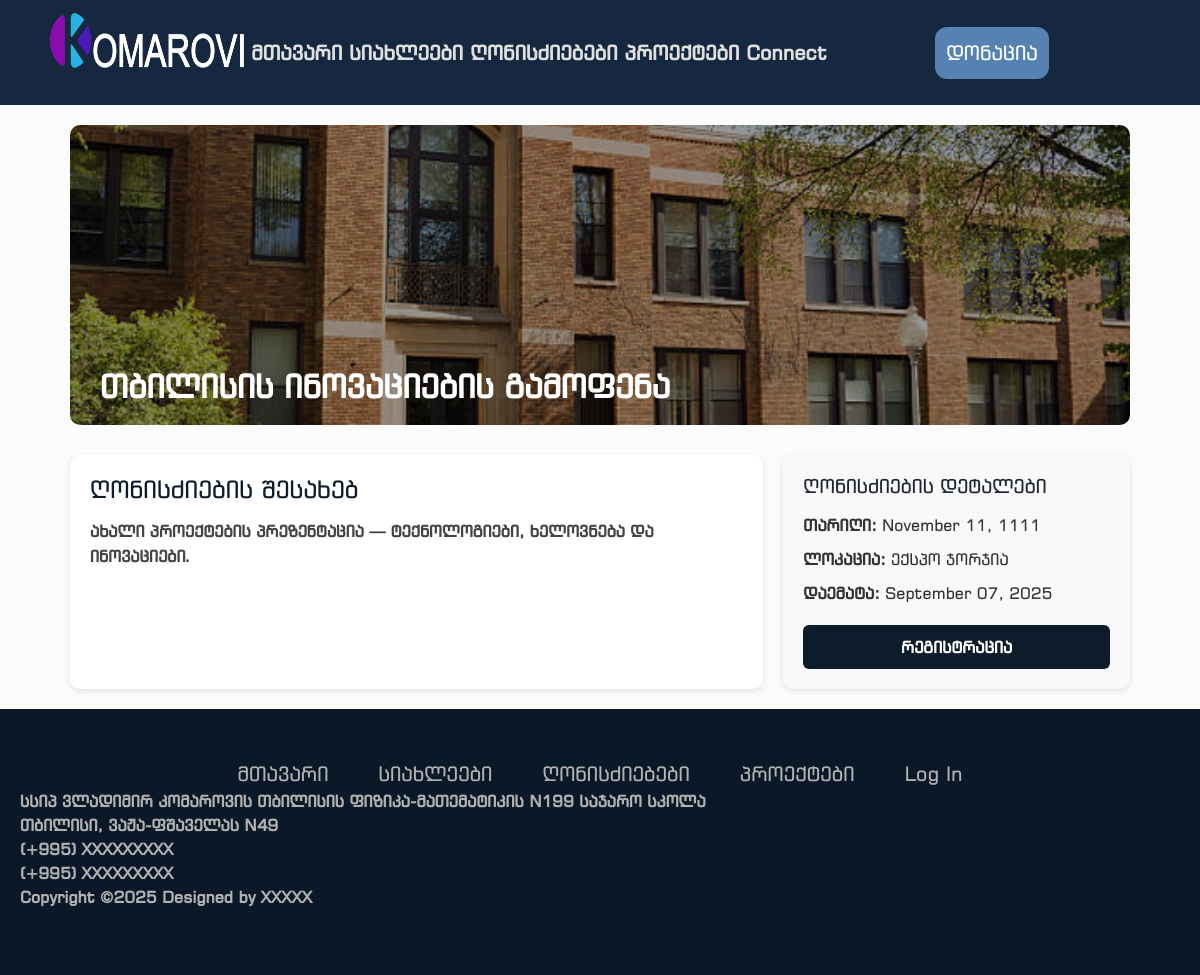
Page /events/9 on the committed database.
### models.py (models this page shows, shortened)
class Events(db.Model):
    id = db.Column(db.Integer, primary_key=True)
    title = db.Column(db.String(500), nullable=False)
    description = db.Column(db.Text)
    registration_link = db.Column(db.String(500))
    location = db.Column(db.String(500))
    image = db.Column(db.String(200))
    event_date = db.Column(db.DateTime)
    date_added = db.Column(db.DateTime, default=datetime.utcnow)

### routes.py (the view)
@app.route("/events/<int:id>")
def event(id):
    event = Events.query.get_or_404(id)
    return render_template('event.html', event=event)

### templates/event.html
{% extends "base.html" %} {% block head %}
<link
  rel="stylesheet"
  href="{{ url_for('static', filename='css/event.css') }}"
/>
{% endblock %} {% block content %}
<div class="event-page">
  {% if event.image %}
  <div class="event-banner">
    <img
      src="{{ url_for('static', filename='uploads/' + event.image) }}"
      alt="{{ event.title }}"
    />
    <div class="event-overlay">
      <h1 class="event-title">{{ event.title }}</h1>
    </div>
  </div>
  {% endif %}
  <div class="event-content">
    <div class="event-main">
      <h2>ღონისძიების შესახებ</h2>
      <p class="event-description">{{ event.description }}</p>
    </div>
    <aside class="event-details">
      <h3>ღონისძიების დეტალები</h3>
      <ul>
        <li>
          <strong>თარიღი:</strong> {% if event.event_date %}{{
          event.event_date.strftime("%B %d, %Y") }} {%endif%}
        </li>
        <li><strong>ლოკაცია:</strong> {{ event.location }}</li>
        <li>
          <strong>დაემატა:</strong> {{ event.date_added.strftime("%B %d, %Y") }}
        </li>
      </ul>
      <a
        href="{{ event.registration_link }}"
        class="event-button"
        target="_blank"
      >
        რეგისტრაცია
      </a>
    </aside>
  </div>
</div>
{% endblock %}

### static/css/main.css (style rules this page uses)
html, body { margin: 0; height: 100%; padding: 0; display: flex; flex-direction: column; overflow-x: hidden; background-color: rgb(251, 251, 252); font-family: "AlkSanet", "BpgExsqMtavruli", "BpgIngiriArial", Arial, Helvetica, sans-serif; }

### static/css/footer.css (style rules this page uses)
span, p { color: rgb(177, 177, 177); font-weight: bold; }
a { text-decoration: none; }

### static/css/event.css (style rules this page uses)
.event-page { margin: 0 auto; max-width: 1100px; padding: 20px; }
.event-banner { position: relative; height: 300px; overflow: hidden; border-radius: 10px; margin-bottom: 30px; }
.event-banner img { width: 100%; height: 100%; object-fit: cover; filter: brightness(0.6); }
.event-overlay { position: absolute; bottom: 20px; left: 30px; color: white; }
.event-title { font-size: 2rem; font-weight: bold; margin: 0; }
.event-content { display: grid; grid-template-columns: 2fr 1fr; gap: 20px; }
.event-main { background: #fff; padding: 20px; border-radius: 10px; box-shadow: 0 2px 6px rgba(0, 0, 0, 0.1); }
.event-main h2 { margin-bottom: 15px; font-size: 1.5rem; color: #0d1b2a; }
.event-description { line-height: 1.6; color: #444; }
.event-details { background: #f8f9fa; padding: 20px; border-radius: 10px; box-shadow: 0 2px 6px rgba(0, 0, 0, 0.1); }
.event-details h3 { margin-bottom: 15px; font-size: 1.2rem; }
.event-details ul { list-style: none; padding: 0; margin: 0 0 20px; }
.event-details li { margin-bottom: 10px; color: #333; }
.event-button { display: block; text-align: center; background: #0d1b2a; color: #fff; padding: 10px; border-radius: 6px; text-decoration: none; font-weight: bold; transition: background 0.3s; }

### rows in the picture
Events: image (picture), title "თბილისის ინოვაციების გამოფენა", description "ახალი პროექტების პრეზენტაცია — ტექნოლოგიები, ხელოვნება და ინოვაციები.", event_date "November 11, 1111", location "ექსპო ჯორჯია", date_added "September 07, 2025"
